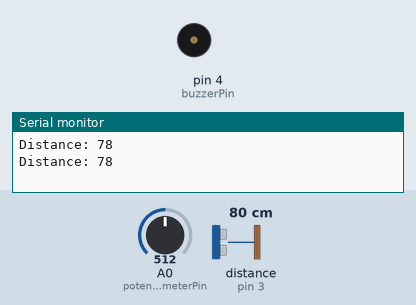
Simulated run of this sketch. Board: Arduino Uno, built with avr-gcc and run on an emulated ATmega328P. On the bench: buzzer (waves = sounding), the last lines printed to the serial monitor. Wiring (inferred from the names in the program): ultrasonic range finder: trigger pin 2; echo pin 3. The inputs (shaded band) are chosen by the test bench; at power-on: distance to the obstacle (sensor on pin 3) 80 cm, A0 (potentiometerPin) = 512. The echo pulse lasts 58.3 µs per cm.

Above: at 0.88 s.
1.3 s: distance to the obstacle (sensor on pin 3) set to 2 cm
At 1.38 s:
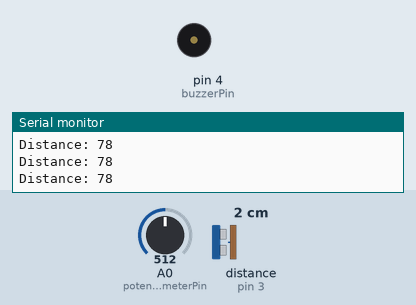
At 2.1 s:
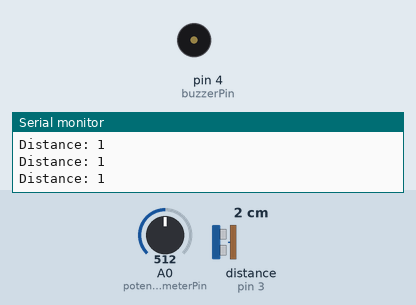
3.0 s: distance to the obstacle (sensor on pin 3) set to 18 cm
Timing chart, 0 to 12.0 s (numbered marks = the images above; inputs shaded):
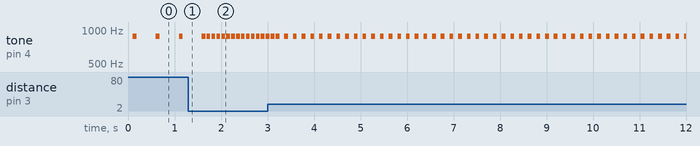

The sketch:

SistemaSensor.ino
```cpp
const int buzzerPin = 4;         // Buzzer pin
const int potentiometerPin = A0; // Potentiometer pin
const int trigPin = 2;
const int echoPin = 3;
int freq = 500;

long duration;
int distance;
int distanceThreshold;           // Threshold distance read from the potentiometer

void setup() {
  pinMode(trigPin, OUTPUT); // Sets the trigPin as an Output
  pinMode(echoPin, INPUT); // Sets the echoPin as an Input
  Serial.begin(9600);
  pinMode(buzzerPin, OUTPUT);
}

void loop() {
  long duration;

  // Clears the trigPin
  digitalWrite(trigPin, LOW);
  delayMicroseconds(2);
  // Sets the trigPin on HIGH state for 10 micro seconds
  digitalWrite(trigPin, HIGH);
  delayMicroseconds(10);
  digitalWrite(trigPin, LOW);
  // Reads the echoPin, returns the sound wave travel time in microseconds
  duration = pulseIn(echoPin, HIGH);
  // Calculating the distance
  distance = duration * 0.034 / 2;
  // Prints the distance on the Serial Monitor
  Serial.print("Distance: ");
  Serial.println(distance);
  delay(100);

  // Reading the potentiometer value
  int potValue = analogRead(potentiometerPin);

  // Mapping the potentiometer value to the desired distance range (10cm - 100cm)
  freq = map(distance, 0, 100, 1, 500);
  tone(buzzerPin,880,80);
  delay(freq);
 /*
  // Controlling the buzzer based on the distance
  if (distance > 50) {
    // If the distance is less than the threshold, set the buzzer to a high frequency and play it for 200ms
    tone(buzzerPin, 440, 200);
    delay(200);
  } else if (distance < 50) {
    tone(buzzerPin, 440, 200);
    delay(200);
  }
  else {
    // If the distance is greater than or equal to the threshold, turn off the buzzer
    noTone(buzzerPin);
    delay(200);
  }

  delay(500); // Delay between measurements*/
}
```

Measured:
- after the input at 1.3 s, tone on pin 4 (buzzerPin): alternates 880 Hz for 0.08 s and silent for 0.03 s, starting after 0.39 s
- by itself, tone on pin 4 (buzzerPin): alternates 880 Hz for 0.08 s and silent for 0.42 s
